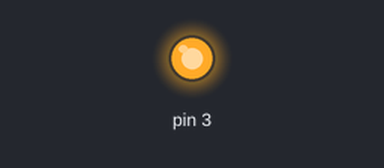
Bench run of a program on a simulated Raspberry Pi (header pin numbers), started with the arguments 3 on. Shown: output pins drawn as LEDs (lit = HIGH). What the program prints to the terminal is not drawn. At 0.0 s the program stops and its outputs stay as they are.

Above: at 0.1 s.
Timing chart, 0 to 1.5 s (numbered marks = the images above):
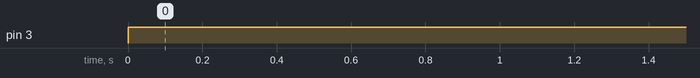

Measured:
- by itself, pin 3: LOW → HIGH at 0.00 s

The program:

io.py
```python
#!/usr/bin/env python
# -*- coding: utf-8 -*-
import RPi.GPIO as GPIO
import time
import sys

print sys.argv

out1 = int(sys.argv[1])

GPIO.setmode(GPIO.BOARD)
GPIO.setup(out1, GPIO.OUT)

if sys.argv[2] == 'on':
	GPIO.output(out1, GPIO.HIGH)
elif sys.argv[2] == 'off' :
	GPIO.output(out1, GPIO.LOW)
```
